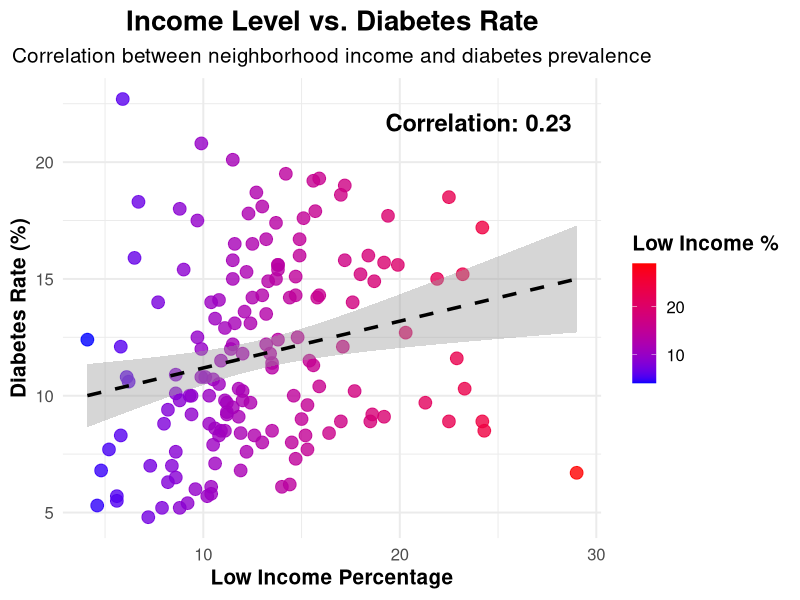

Reproduce this figure in R.
## ---- chunk 1
knitr::opts_chunk$set(echo = FALSE)
## ---- chunk 2
# Load necessary libraries
library(ggplot2)
library(dplyr)

# Load the datasets
income_data <- read.csv("Toronto_Income.csv", check.names = FALSE, stringsAsFactors = FALSE)
diabetes_data <- read.csv("1_AHD_Diabetes_FY2022_TOR_d2023.csv", check.names = FALSE, stringsAsFactors = FALSE)

# Ensure column names are trimmed and clean
colnames(income_data) <- trimws(colnames(income_data))
colnames(diabetes_data) <- trimws(colnames(diabetes_data))

# Print column names for debugging
print("Income Data Columns:")
print(colnames(income_data))

print("Diabetes Data Columns:")
print(colnames(diabetes_data))

# Manually verify the correct column names and update here
neighbourhood_column_income <- "Neighbourhood Name"
neighbourhood_column_diabetes <- "Neighbourhood Name"
low_income_column <- "POPULATION IN LOW-INCOME BASED ON LOW-INCOME MEASURE - AFTER-TAX (LIM-AT) In LIM-AT (%)"
diabetes_rate_column <- "Age-Standardized † rate (/100) of Diabetes 2021/22, All Ages 20+ Total"

# Ensure columns exist before selection
if (!(neighbourhood_column_income %in% colnames(income_data))) {
  stop("Error: Neighbourhood column not found in income_data!")
}
if (!(neighbourhood_column_diabetes %in% colnames(diabetes_data))) {
  stop("Error: Neighbourhood column not found in diabetes_data!")
}
if (!(low_income_column %in% colnames(income_data))) {
  stop("Error: Low income column not found in income_data!")
}
if (!(diabetes_rate_column %in% colnames(diabetes_data))) {
  stop("Error: Diabetes rate column not found in diabetes_data!")
}

# Select relevant columns using vars()
income_selected <- income_data %>%
  select_at(vars(neighbourhood_column_income, low_income_column)) %>%
  rename(Neighbourhood = !!neighbourhood_column_income,
         Low_Income_Percentage = !!low_income_column)

diabetes_selected <- diabetes_data %>%
  select_at(vars(neighbourhood_column_diabetes, diabetes_rate_column)) %>%
  rename(Neighbourhood = !!neighbourhood_column_diabetes,
         Diabetes_Rate = !!diabetes_rate_column)

# Convert columns to numeric (removing non-numeric characters if needed)
income_selected$Low_Income_Percentage <- as.numeric(gsub("[^0-9.]", "", income_selected$Low_Income_Percentage))
diabetes_selected$Diabetes_Rate <- as.numeric(gsub("[^0-9.]", "", diabetes_selected$Diabetes_Rate))

# Merge datasets on Neighbourhood Name
merged_data <- inner_join(income_selected, diabetes_selected, by = "Neighbourhood")

# Check for missing values
print(paste("Total missing values:", sum(is.na(merged_data))))

# Compute correlation (only if data is numeric and has no missing values)
if (sum(is.na(merged_data$Low_Income_Percentage)) == 0 & sum(is.na(merged_data$Diabetes_Rate)) == 0) {
  correlation <- cor(merged_data$Low_Income_Percentage, merged_data$Diabetes_Rate, use = "complete.obs")
} else {
  correlation <- NA
  print("Warning: Missing values in dataset, correlation may not be accurate.")
}

# Scatter plot
ggplot(merged_data, aes(x = Low_Income_Percentage, y = Diabetes_Rate)) +
  geom_point(aes(color = Low_Income_Percentage), size = 4, alpha = 0.8) +  
  scale_color_gradient(low = "blue", high = "red") +  
  geom_smooth(method = "lm", se = TRUE, color = "black", linetype = "dashed", linewidth = 1.2) +  
  annotate("text", x = max(merged_data$Low_Income_Percentage, na.rm = TRUE) - 5, 
           y = max(merged_data$Diabetes_Rate, na.rm = TRUE) - 1, 
           label = paste("Correlation:", round(correlation, 2)), 
           size = 6, fontface = "bold", color = "black") +  
  labs(title = "Income Level vs. Diabetes Rate",
       subtitle = "Correlation between neighborhood income and diabetes prevalence",
       x = "Low Income Percentage",
       y = "Diabetes Rate (%)",
       color = "Low Income %") +
  theme_minimal(base_size = 15) +  
  theme(
    plot.title = element_text(face = "bold", size = 20, hjust = 0.5),
    plot.subtitle = element_text(size = 15, hjust = 0.5),
    axis.title = element_text(face = "bold"),
    legend.position = "right",
    legend.title = element_text(face = "bold")
  )

